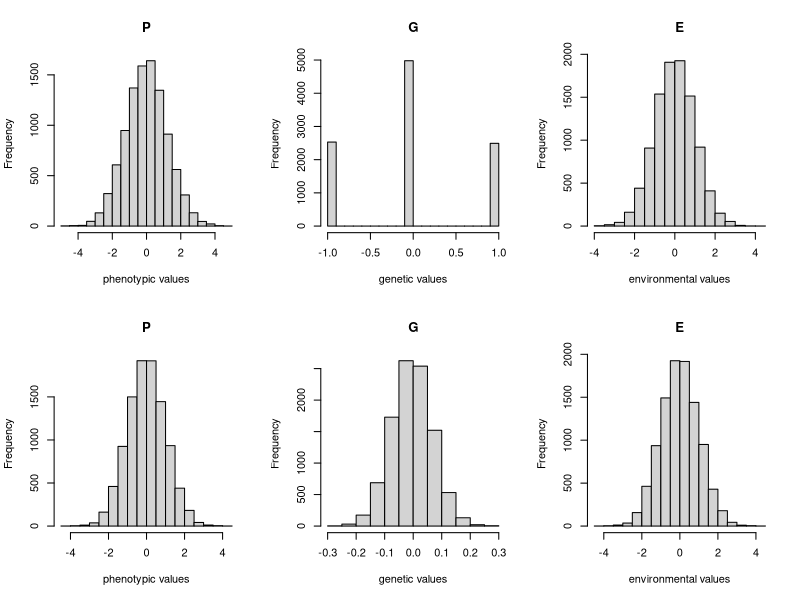

This chart was generated by the following R code:
## ---- chunk 1
genotype <- c("A1A1","A1A2","A2A2")
genotype_effects <- c(-1,0,1)
names(genotype_effects) <- genotype
n = 10000     # number of individuals
af1 = 0.5     # allele frequency of allele A1 
af2 = 1- 0.5  # allele frequency of allele A2
genotype_prob <- c(af1*af1, 2*af1*af2,af2*af2)
genotypes <- sample(genotype,size=n,prob=genotype_prob, replace=TRUE)

layout(matrix(1:6,ncol=3, byrow=TRUE))
a <- genotype_effects[genotypes]
e <- rnorm(n)
y <- a+e
hist(y, xlab="phenotypic values",main="P")
hist(a, xlab="genetic values",main="G")
hist(e, xlab="environmental values",main="E")

m <- 100      # number of causal loci
a <- rep(0,n) # initial vector of genetic values
for (locus in 1:m) {
genotypes <- sample(genotype,size=n,prob=genotype_prob, replace=TRUE)
a <- a + genotype_effects[genotypes]/m
}
e <- rnorm(n)
y <- a+e
hist(y, xlab="phenotypic values",main="P")
hist(a, xlab="genetic values",main="G")
hist(e, xlab="environmental values",main="E")
